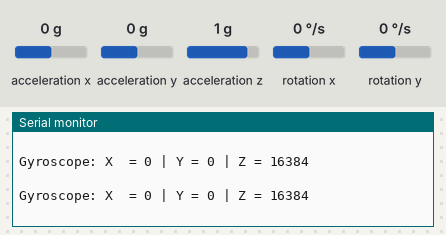
This sketch was run on a simulated Arduino Uno, built with avr-gcc and run on an emulated ATmega328P. Shown: the last lines printed to the serial monitor. Wiring (inferred from the names in the program): MPU-6050 motion sensor at I2C address 0x68. Inputs (shaded band) come from the test bench; at power-on: acceleration x 0 g, acceleration y 0 g, acceleration z 1 g, rotation x 0 °/s, rotation y 0 °/s.

Above: at 1.2 s.
1.3 s: acceleration x set to -1.4 g
At 1.57 s:
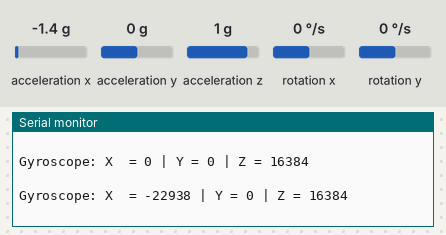
2.8 s: acceleration y set to -1.4 g
At 3.25 s:
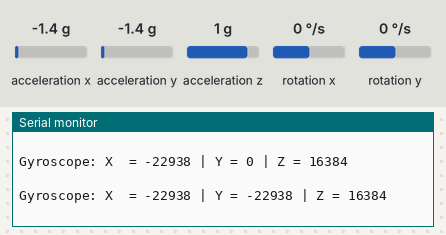
4.3 s: acceleration z set to -1.4 g
At 4.59 s:
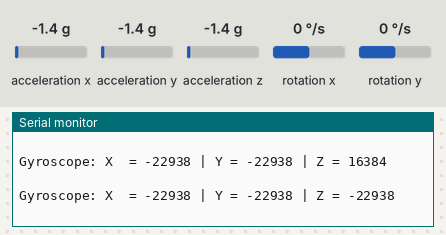

Measured:
- after the input at 1.3 s, the serial monitor: prints a new line at once (image 1)
- after the input at 2.8 s, the serial monitor: prints a new line after 0.22 s (image 2)
- after the input at 4.3 s, the serial monitor: prints a new line after 0.06 s (image 3)

The sketch:

Uno_MPU6040.ino
```cpp
#include <Wire.h>
#include <SPI.h>
#include <nRF24L01.h>
#include <RF24.h>

// Gyroscope

const int MPU=0x68;
int16_t AcX,AcY,AcZ,Tmp,GyX,GyY,GyZ;

void  setup(){
  Wire.begin();
  Wire.beginTransmission(MPU);
  Wire.write(0x6B);
  Wire.write(0);
  Wire.endTransmission(true);
  Serial.begin(115200);

}
void  loop(){
  Wire.beginTransmission(MPU);
  Wire.write(0x3B);
  Wire.endTransmission(false);
  Wire.requestFrom(MPU,12,true);

  GyX=Wire.read()<<8|Wire.read();
  GyY=Wire.read()<<8|Wire.read();
  GyZ=Wire.read()<<8|Wire.read();

  Serial.print("Gyroscope: ");
  Serial.print("X  = "); Serial.print(GyX);
  Serial.print(" | Y = "); Serial.print(GyY);
  Serial.print(" | Z = "); Serial.println(GyZ);
  Serial.println(" ");
  delay(333);
}

// MPU6050 Gyroscope code --> https://projecthub.arduino.cc/Nicholas_N/647e6522-3f09-42d7-b7e5-503e5e5abecf
// NRF24L01 Connection --> https://www.electronicwings.com/arduino/nrf24l01-interfacing-with-arduino-uno
```
